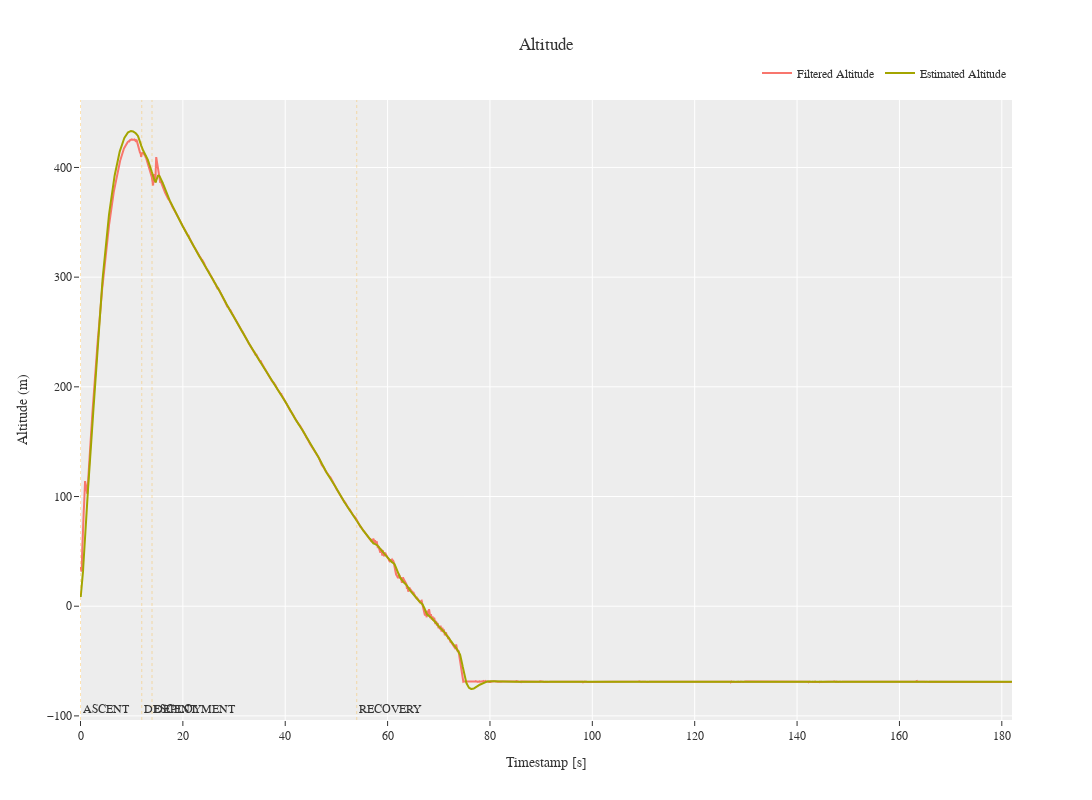
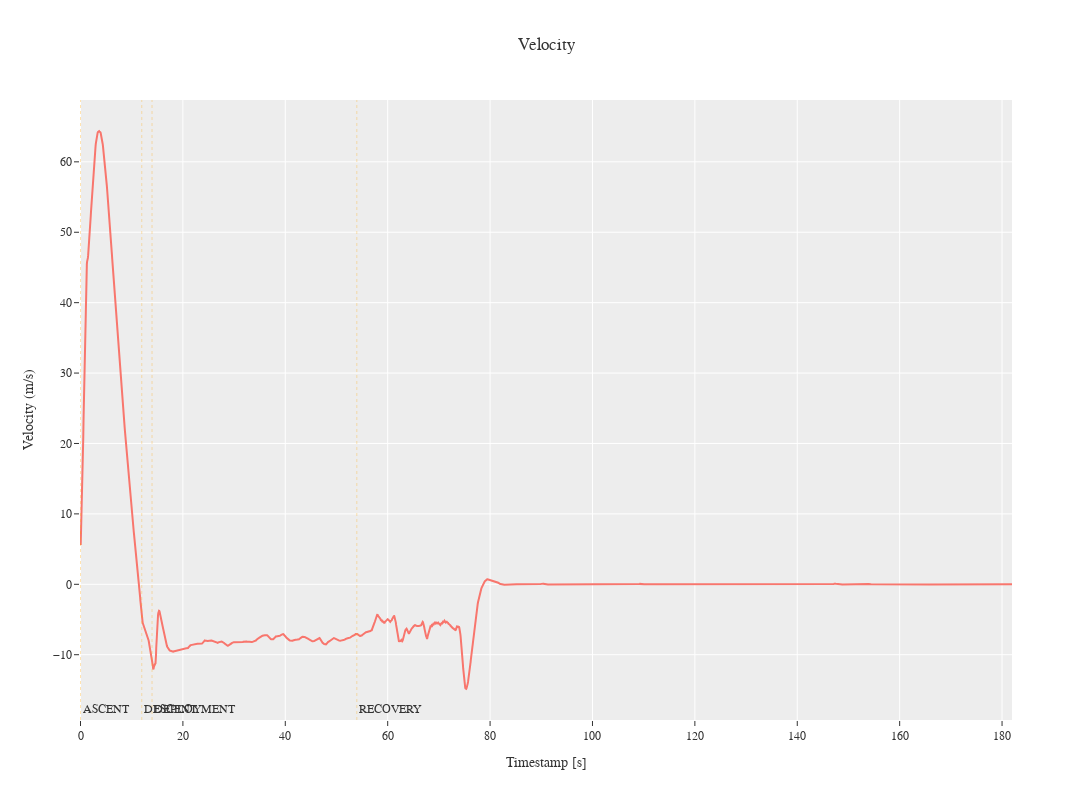

The code cell stored with these charts, in order, in its notebook:
### Markdown cell above
## Generate Plots

### Code cell
plot_data(altitude_filtered_df, altitude_estimation_df, velocity_estimation_df, event_df)

### Figure 1 — Plotly figure (JSON) as saved in the notebook; plotly's stock layout.template omitted (floating-point values rounded to 4 significant figures; data arrays with more than 128 entries replaced by an {"elided": "..."} marker saying what was removed)
{"data": [{"mode": "lines", "name": "Filtered Altitude", "type": "scatter", "x": {"elided": "3639 float values"}, "y": {"elided": "3639 float values"}}, {"mode": "lines", "name": "Estimated Altitude", "type": "scatter", "x": {"elided": "3640 float values"}, "y": {"elided": "3640 float values"}}], "layout": {"annotations": [{"showarrow": false, "text": "ASCENT", "x": 0, "xanchor": "left", "xref": "x", "y": 0.03, "yanchor": "top", "yref": "y domain"}, {"showarrow": false, "text": "DESCENT", "x": 11.97, "xanchor": "left", "xref": "x", "y": 0.03, "yanchor": "top", "yref": "y domain"}, {"showarrow": false, "text": "DEPLOYMENT", "x": 13.97, "xanchor": "left", "xref": "x", "y": 0.03, "yanchor": "top", "yref": "y domain"}, {"showarrow": false, "text": "RECOVERY", "x": 53.97, "xanchor": "left", "xref": "x", "y": 0.03, "yanchor": "top", "yref": "y domain"}], "font": {"family": "Courier New, monospace", "size": 12}, "height": 800, "legend": {"orientation": "h", "x": 1, "xanchor": "right", "y": 1.02, "yanchor": "bottom"}, "shapes": [{"line": {"color": "orange", "dash": "dot", "width": 1}, "type": "line", "x0": 0, "x1": 0, "xref": "x", "y0": 0, "y1": 1, "yref": "y domain"}, {"line": {"color": "orange", "dash": "dot", "width": 1}, "type": "line", "x0": 11.97, "x1": 11.97, "xref": "x", "y0": 0, "y1": 1, "yref": "y domain"}, {"line": {"color": "orange", "dash": "dot", "width": 1}, "type": "line", "x0": 13.97, "x1": 13.97, "xref": "x", "y0": 0, "y1": 1, "yref": "y domain"}, {"line": {"color": "orange", "dash": "dot", "width": 1}, "type": "line", "x0": 53.97, "x1": 53.97, "xref": "x", "y0": 0, "y1": 1, "yref": "y domain"}], "title": {"text": "Altitude"}, "width": 1500, "xaxis": {"title": {"text": "Timestamp [s]"}}, "yaxis": {"title": {"text": "Altitude (m)"}}}}

### Figure 2 — Plotly figure (JSON) as saved in the notebook; plotly's stock layout.template omitted (floating-point values rounded to 4 significant figures; data arrays with more than 128 entries replaced by an {"elided": "..."} marker saying what was removed)
{"data": [{"mode": "lines", "name": "Estimated Velocity", "type": "scatter", "x": {"elided": "3639 float values"}, "y": {"elided": "3639 float values"}}], "layout": {"annotations": [{"showarrow": false, "text": "ASCENT", "x": 0, "xanchor": "left", "xref": "x", "y": 0.03, "yanchor": "top", "yref": "y domain"}, {"showarrow": false, "text": "DESCENT", "x": 11.97, "xanchor": "left", "xref": "x", "y": 0.03, "yanchor": "top", "yref": "y domain"}, {"showarrow": false, "text": "DEPLOYMENT", "x": 13.97, "xanchor": "left", "xref": "x", "y": 0.03, "yanchor": "top", "yref": "y domain"}, {"showarrow": false, "text": "RECOVERY", "x": 53.97, "xanchor": "left", "xref": "x", "y": 0.03, "yanchor": "top", "yref": "y domain"}], "font": {"family": "Courier New, monospace", "size": 12}, "height": 800, "legend": {"orientation": "h", "x": 1, "xanchor": "right", "y": 1.02, "yanchor": "bottom"}, "shapes": [{"line": {"color": "orange", "dash": "dot", "width": 1}, "type": "line", "x0": 0, "x1": 0, "xref": "x", "y0": 0, "y1": 1, "yref": "y domain"}, {"line": {"color": "orange", "dash": "dot", "width": 1}, "type": "line", "x0": 11.97, "x1": 11.97, "xref": "x", "y0": 0, "y1": 1, "yref": "y domain"}, {"line": {"color": "orange", "dash": "dot", "width": 1}, "type": "line", "x0": 13.97, "x1": 13.97, "xref": "x", "y0": 0, "y1": 1, "yref": "y domain"}, {"line": {"color": "orange", "dash": "dot", "width": 1}, "type": "line", "x0": 53.97, "x1": 53.97, "xref": "x", "y0": 0, "y1": 1, "yref": "y domain"}], "title": {"text": "Velocity"}, "width": 1500, "xaxis": {"title": {"text": "Timestamp [s]"}}, "yaxis": {"title": {"text": "Velocity (m/s)"}}}}
